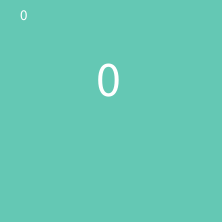
Frame 1 (no input)
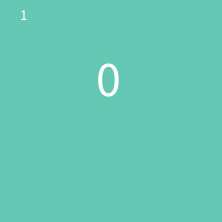
Frame 60 (the mouse pressed at the canvas centre just before this capture)
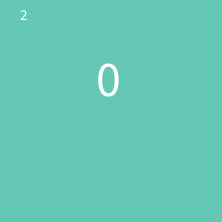
Frame 120 (the mouse held since frame 60 and released just before this capture)

The Processing sketch that drew these frames (run headless with seeded random() and noise(); from frame 60 on, the mouse is pressed at the canvas centre):

// Processing sketch: H12_2
// ── H12_2.pde


int teller;

void setup(){
size(222,222);


}


void draw(){

  
  background(100,200,180);
  textSize(15);
  text(millis() / 1000,20,20);

  
  if(millis() / 1000 >= 10){
    background(100,0,190);
  }
  
    textSize(50);
    text(teller,96,96);

}

void keyPressed(){
if(keyCode == 32 && millis() / 1000 < 10){
  teller++;
}

}
